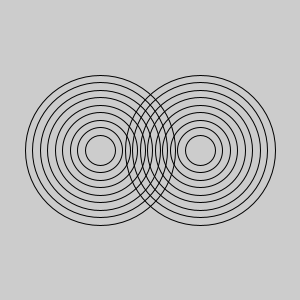
Frame 1 (no input)
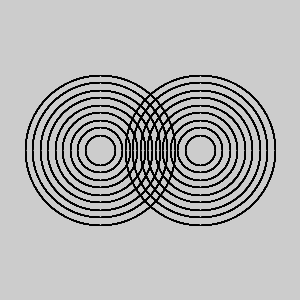
Frame 60 (the mouse pressed at the canvas centre just before this capture)
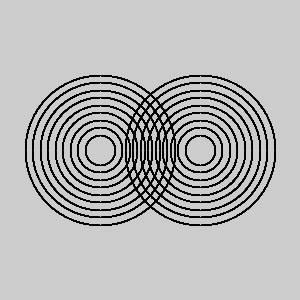
Frame 120 (the mouse held since frame 60 and released just before this capture)

The Processing sketch that drew these frames (run headless with seeded random() and noise(); from frame 60 on, the mouse is pressed at the canvas centre):

// Processing sketch: AmazingRings
// ── AmazingRings.pde
void setup() {
  size(300, 300);
}


void draw() {
  noFill();
  for(int i=150; i>15; i-=15) {
  ellipse(100, 150, i, i);
  }
  for(int i=150; i>15; i-=15) {
  ellipse(200, 150, i, i);
  }
}
